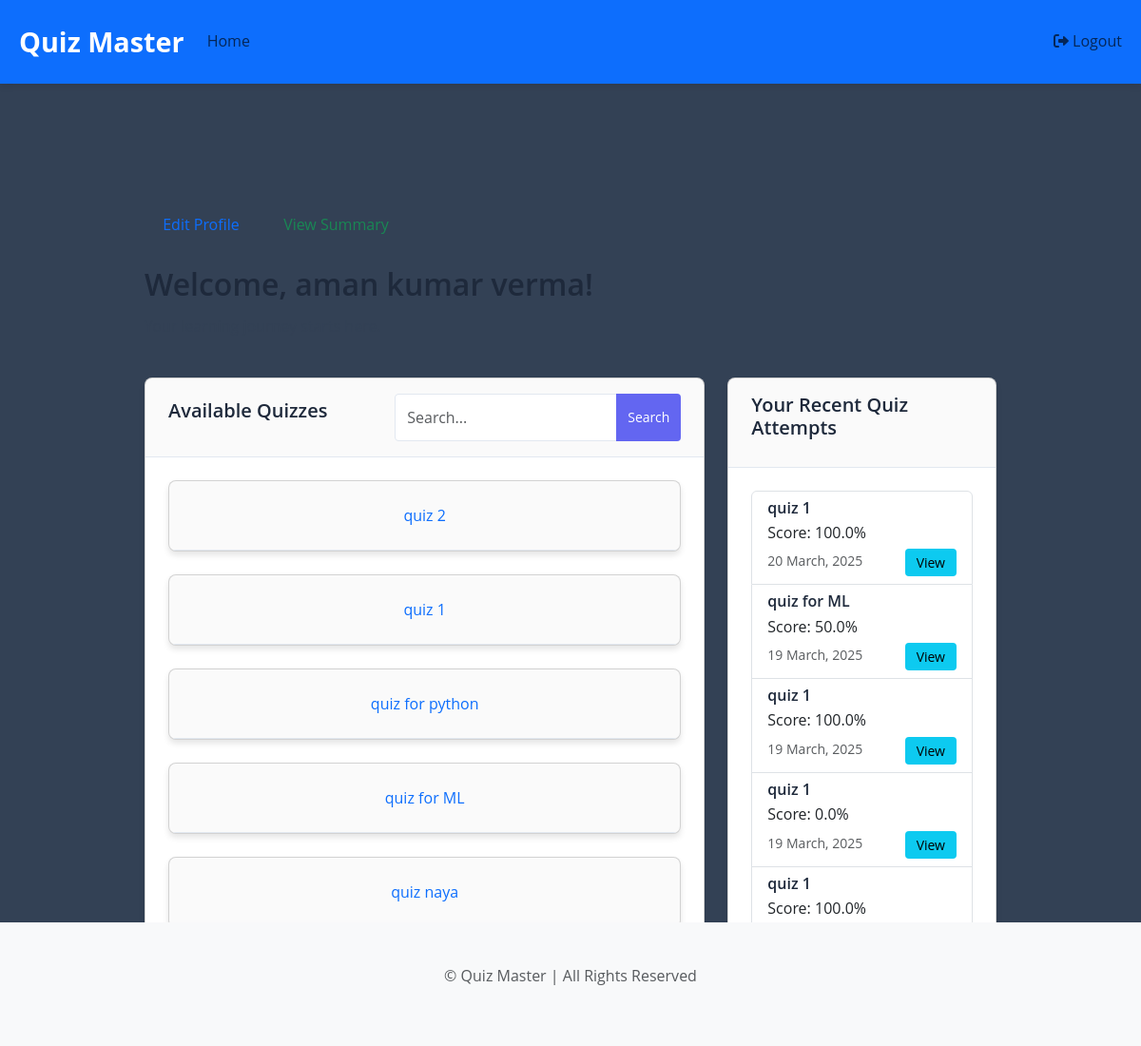
Screenshot of /user/dashboard (signed in) with the database file from the repository.
### main.py (models this page shows)
class User(db.Model):
    id = db.Column(db.Integer, primary_key=True)
    username = db.Column(db.String(80), unique=True, nullable=False)
    email = db.Column(db.String(120), unique=True, nullable=False)
    password = db.Column(db.String(120), nullable=False)
    fullname = db.Column(db.String(120), nullable=False)
    dob = db.Column(db.String(120), nullable=False)
    qualification = db.Column(db.String(120), nullable=False)
    is_admin = db.Column(db.Boolean, nullable=False, default=False)
    quiz_scores = db.relationship("Score", back_populates="user", cascade="all, delete-orphan")

class Quiz(db.Model):
    id = db.Column(db.Integer, primary_key=True)
    title = db.Column(db.String(100), nullable=False)
    chapter_id = db.Column(db.Integer, db.ForeignKey('chapter.id'), nullable=False)
    date_of_quiz = db.Column(db.Date, nullable=False)
    time_duration = db.Column(db.String(5), nullable=False)  # Format: HH:MM
    remarks = db.Column(db.String(200))
    created_at = db.Column(db.DateTime, default=datetime.utcnow)
    chapter = db.relationship('Chapter', back_populates='quizzes')
    questions = db.relationship("Question", back_populates='quiz', cascade="all, delete-orphan")
    scores = db.relationship("Score", back_populates='quiz', cascade="all, delete-orphan")

class Score(db.Model):
    id = db.Column(db.Integer, primary_key=True)
    quiz_id = db.Column(db.Integer, db.ForeignKey('quiz.id'), nullable=False)
    user_id = db.Column(db.Integer, db.ForeignKey('user.id'), nullable=False)
    time_stamp_of_attempt = db.Column(db.DateTime, default=datetime.utcnow)
    total_scored = db.Column(db.Float, nullable=False)
    quiz = db.relationship('Quiz', back_populates='scores')
    user = db.relationship('User', back_populates='quiz_scores')

### main.py (the view)
@app.route("/user/dashboard")
@login_required
def user_dashboard():
    user = User.query.get(session["user_id"])
    if not user:
        flash("User not found", "danger")
        return redirect(url_for("user_login"))
    quizzes = Quiz.query.all()
    scores = Score.query.filter_by(user_id=user.id).order_by(Score.time_stamp_of_attempt.desc()).all()
    return render_template("user_dashboard.html", user=user, quizzes=quizzes, scores=scores)

### main.py (called while the page is built)
def login_required(f):
    @wraps(f)
    def decorated_function(*args, **kwargs):
        if "user_id" not in session:
            flash("You need to log in first.", "danger")
            return redirect(url_for("user_login"))
        return f(*args, **kwargs)
    return decorated_function

### templates/user_dashboard.html (shortened to what this page needs)
{% extends "base.html" %}
{% block content %}
<div class="container mt-4">
    <div class="row mb-4">
        <div class="col-md-12">
            <div class="d-flex justify-content-start">
                <a href="{{ url_for('user_profile') }}" class="btn btn-outline-primary me-2">Edit Profile</a>
                <a href="{{ url_for('user_summary') }}" class="btn btn-outline-success">View Summary</a>
            </div>
        </div>
    </div>
    <div class="row mb-4">
        <div class="col-md-8">
            <h2>Welcome, {{ user.fullname }}!</h2>
            <p>Your learning journey starts here.</p>
        </div>
    </div>
    <div class="row">
        <div class="col-md-8">
            <div class="card">
                <div class="card-header">
                    <div class="d-flex justify-content-between align-items-center">
                        <h5>Available Quizzes</h5>
                        <form action="{{ url_for('user_search') }}" method="GET" class="form-inline">
                            <div class="input-group">
                                <input type="text" name="q" class="form-control form-control-sm" placeholder="Search...">
                                <button type="submit" class="btn btn-sm btn-primary">Search</button>
                            </div>
                        </form>
                    </div>
                </div>
                <div class="card-body">
                    <div class="accordion" id="accordionQuizzes">
                        {% if quizzes %}
                            {% for quiz in quizzes %}
                                <div class="card">
                                    <div class="card-header" id="heading{{ quiz.id }}">
                                        <h2 class="mb-0">
                                            <button class="btn btn-link btn-block text-left" type="button" data-toggle="collapse" data-target="#collapse{{ quiz.id }}" aria-expanded="true" aria-controls="collapse{{ quiz.id }}">
                                                {{ quiz.title }}
                                            </button>
                                        </h2>
                                    </div>
                                            {% set attempted = false %}
                                </div>
                            {% endfor %}
                        {% else %}
                            <p>No quizzes available at the moment.</p>
                        {% endif %}
                    </div>
                </div>
            </div>
        </div>
        <div class="col-md-4">
            <div class="card">
                <div class="card-header">
                    <h5>Your Recent Quiz Attempts</h5>
                </div>
                <div class="card-body">
                    {% if scores %}
                        <ul class="list-group">
                            {% for score in scores[:5] %}
                                <li class="list-group-item">
                                    <h6 class="mb-1">{{ score.quiz.title }}</h6>
                                    <p class="mb-1">Score: {{ score.total_scored|round(2) }}%</p>
                                    <small class="text-muted">{{ score.time_stamp_of_attempt.strftime('%d %B, %Y') }}</small>
                                    <a href="{{ url_for('quiz_results', score_id=score.id) }}" class="btn btn-sm btn-info float-end">View</a>
                                </li>
                            {% endfor %}
                        </ul>
                    {% else %}
                        <p>You haven't attempted any quizzes yet.</p>
                    {% endif %}
                </div>
            </div>
        </div>
    </div>
</div>
{% endblock %}

### templates/base.html (shortened to what this page needs)
<!DOCTYPE html>
<html lang="en">
<head>
    <link href="https://cdn.jsdelivr.net/npm/bootstrap@5.3.3/dist/css/bootstrap.min.css" rel="stylesheet">
    <link href="https://cdnjs.cloudflare.com/ajax/libs/font-awesome/6.0.0/css/all.min.css" rel="stylesheet">
    <link rel="stylesheet" href="{{ url_for('static', filename='css/style.css') }}">
</head>
<body{% if 'login' in request.endpoint or 'register' in request.endpoint %} class="auth-page"{% endif %}>
    <nav class="navbar navbar-expand-lg fixed-top bg-primary">
        <div class="container-fluid">
            <a class="navbar-brand" href="{{ url_for('home') }}">
                Quiz Master
            </a>
            <div class="collapse navbar-collapse" id="navbarNav">
                <ul class="navbar-nav me-auto">
                    <li class="nav-item">
                        <a class="nav-link" href="{{ url_for('home') }}">Home</a>
                    </li>
                </ul>
                <ul class="navbar-nav ms-auto">
                    {% if 'admin' in session or 'user' in session %}
                    <li class="nav-item">
                        <a class="nav-link" href="{{ url_for('logout') }}">
                            <i class="fas fa-sign-out-alt me-1"></i>Logout
                        </a>
                    </li>
                    {% endif %}
                </ul>
            </div>
        </div>
    </nav>
    <div class="container flash-messages">
    </div>
    <div class="container mt-4">
        {% block content %}{% endblock %}
    </div>
    <footer class="bg-light text-center text-muted py-4 fixed-bottom">
        <div class="container">
            <p>© Quiz Master | All Rights Reserved</p>
        </div>
    </footer>
</body>
</html>

### static/css/style.css (style rules this page uses)
* { margin: 0; padding: 0; box-sizing: border-box; font-family: 'Open Sans', Arial, sans-serif; }
:root { --primary: #6366f1; --primary-dark: #4f46e5; --secondary: #06b6d4; --secondary-dark: #0891b2; --accent: #f59e0b; --dark: #1e293b; --light: #f8fafc; --danger: #ef4444; --success: #10b981; --white: #ffffff; --text: #334155; --text-light: #64748b; --border: #e2e8f0; --shadow: rgba(0, 0, 0, 0.1); }
body { background-color: var(--text); color: var(--text); line-height: 1.6; min-height: 100vh; }
.container { width: 90%; max-width: 1200px; margin: 0 auto; padding: 20px; }
h1, h2, h3, h4, h5, h6 { font-weight: 600; margin-bottom: 0.8rem; color: var(--dark); }
p { margin-bottom: 1rem; }
.navbar { background-color: var(--primary); color: var(--white); padding: 1rem 0; box-shadow: 0 2px 8px var(--shadow); position: sticky; top: 0; z-index: 1000; }
.navbar-brand { font-size: 1.8rem; font-weight: 700; text-decoration: none; color: var(--white); }
.btn { display: inline-block; padding: 0.5rem 1.2rem; border-radius: 4px; text-decoration: none; cursor: pointer; font-weight: 500; text-align: center; transition: all 0.3s ease; border: none; font-size: 1rem; }
.btn-primary { background-color: var(--primary); color: var(--white); }
.btn-sm { padding: 0.25rem 0.75rem; font-size: 0.875rem; }
.btn-block { display: block; width: 100%; }
.card { background-color: var(--white); border-radius: 8px; box-shadow: 0 4px 6px var(--shadow); margin-bottom: 1.5rem; overflow: hidden; }
.card-header { padding: 1rem 1.5rem; border-bottom: 1px solid var(--border); background-color: rgba(0, 0, 0, 0.02); }
.card-body { padding: 1.5rem; }
.form-control { width: 100%; padding: 0.75rem; font-size: 1rem; border: 1px solid var(--border); border-radius: 4px; transition: border-color 0.3s ease, box-shadow 0.3s ease; }
.text-center { text-align: center; }
.mb-1 { margin-bottom: 0.25rem; }
.mb-4 { margin-bottom: 1.5rem; }
.mt-4 { margin-top: 1.5rem; }

### rows the page displays
User: fullname "aman kumar verma"
Quiz: title "quiz 2"
Quiz: title "quiz 1"
Quiz: title "quiz for python"
Quiz: title "quiz for ML"
Quiz: title "quiz naya"
Score: quiz "quiz 1", total_scored "100.0", time_stamp_of_attempt "20 March, 2025"
Score: quiz "quiz for ML", total_scored "50.0", time_stamp_of_attempt "19 March, 2025"
Score: quiz "quiz 1", total_scored "100.0", time_stamp_of_attempt "19 March, 2025"
Score: quiz "quiz 1", total_scored "0.0", time_stamp_of_attempt "19 March, 2025"
Score: quiz "quiz 1", total_scored "100.0"
